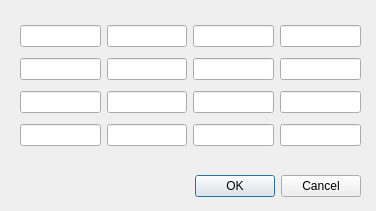
<?xml version="1.0" encoding="UTF-8"?>
<ui version="4.0">
 <class>ExtendDialog</class>
 <widget class="QDialog" name="ExtendDialog">
  <property name="geometry">
   <rect>
    <x>0</x>
    <y>0</y>
    <width>376</width>
    <height>211</height>
   </rect>
  </property>
  <property name="windowTitle">
   <string>Extend the patch to a direction</string>
  </property>
  <widget class="QDialogButtonBox" name="buttonBox">
   <property name="geometry">
    <rect>
     <x>20</x>
     <y>170</y>
     <width>341</width>
     <height>32</height>
    </rect>
   </property>
   <property name="orientation">
    <enum>Qt::Horizontal</enum>
   </property>
   <property name="standardButtons">
    <set>QDialogButtonBox::Cancel|QDialogButtonBox::Ok</set>
   </property>
  </widget>
  <widget class="QWidget" name="layoutWidget">
   <property name="geometry">
    <rect>
     <x>20</x>
     <y>20</y>
     <width>341</width>
     <height>131</height>
    </rect>
   </property>
   <layout class="QGridLayout" name="gridLayout">
    <item row="0" column="0">
     <widget class="QLineEdit" name="e_00"/>
    </item>
    <item row="0" column="1">
     <widget class="QLineEdit" name="e_01"/>
    </item>
    <item row="0" column="2">
     <widget class="QLineEdit" name="e_02"/>
    </item>
    <item row="0" column="3">
     <widget class="QLineEdit" name="e_03"/>
    </item>
    <item row="1" column="0">
     <widget class="QLineEdit" name="e_10"/>
    </item>
    <item row="1" column="1">
     <widget class="QLineEdit" name="e_11"/>
    </item>
    <item row="1" column="2">
     <widget class="QLineEdit" name="e_12"/>
    </item>
    <item row="1" column="3">
     <widget class="QLineEdit" name="e_13"/>
    </item>
    <item row="2" column="0">
     <widget class="QLineEdit" name="e_20"/>
    </item>
    <item row="2" column="1">
     <widget class="QLineEdit" name="e_21"/>
    </item>
    <item row="2" column="2">
     <widget class="QLineEdit" name="e_22"/>
    </item>
    <item row="2" column="3">
     <widget class="QLineEdit" name="e_23"/>
    </item>
    <item row="3" column="0">
     <widget class="QLineEdit" name="e_30"/>
    </item>
    <item row="3" column="1">
     <widget class="QLineEdit" name="e_31"/>
    </item>
    <item row="3" column="2">
     <widget class="QLineEdit" name="e_32"/>
    </item>
    <item row="3" column="3">
     <widget class="QLineEdit" name="e_33"/>
    </item>
   </layout>
  </widget>
 </widget>
 <resources/>
 <connections>
  <connection>
   <sender>buttonBox</sender>
   <signal>accepted()</signal>
   <receiver>ExtendDialog</receiver>
   <slot>accept()</slot>
   <hints>
    <hint type="sourcelabel">
     <x>248</x>
     <y>254</y>
    </hint>
    <hint type="destinationlabel">
     <x>157</x>
     <y>274</y>
    </hint>
   </hints>
  </connection>
  <connection>
   <sender>buttonBox</sender>
   <signal>rejected()</signal>
   <receiver>ExtendDialog</receiver>
   <slot>reject()</slot>
   <hints>
    <hint type="sourcelabel">
     <x>316</x>
     <y>260</y>
    </hint>
    <hint type="destinationlabel">
     <x>286</x>
     <y>274</y>
    </hint>
   </hints>
  </connection>
 </connections>
</ui>
